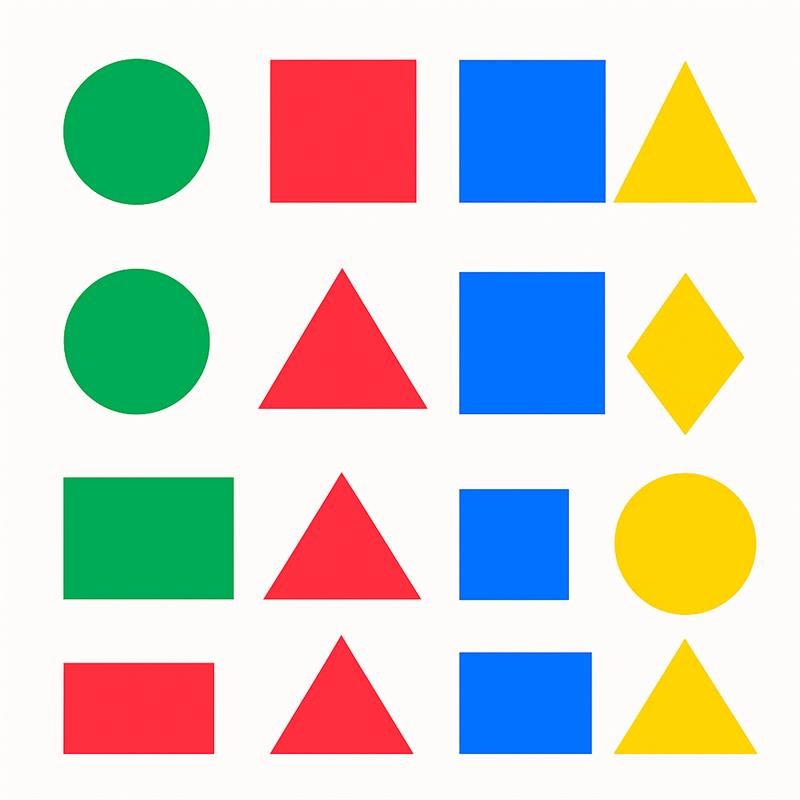
#> input picture CodigosClase/figura.png, 800 x 800 px
$ python SeparaColor.py
#> lines starting #> are read from the running program, lines starting #| are printed output that depends on the picture; after the words box and inside, x2 and y2 are one past the last pixel; in counts of white or black regions, pixels touching at a corner belong together
import cv2 as cv
import numpy as np

img = cv.imread('figura.png', 1)
#> img is the input picture: shape (800, 800, 3); mean B, G, R 200.1, 206.5, 205.1
hsv = cv.cvtColor(img, cv.COLOR_BGR2HSV)
#> hsv: shape (800, 800, 3); mean H, S, V 57.3, 89, 246
ubb=(0, 100, 100)
uba=(10, 255, 255)
ubb2=(170, 100, 100)
uba2=(180, 255, 255)

# Crear la máscara para el color rojo
mask1 = cv.inRange(hsv, ubb, uba)
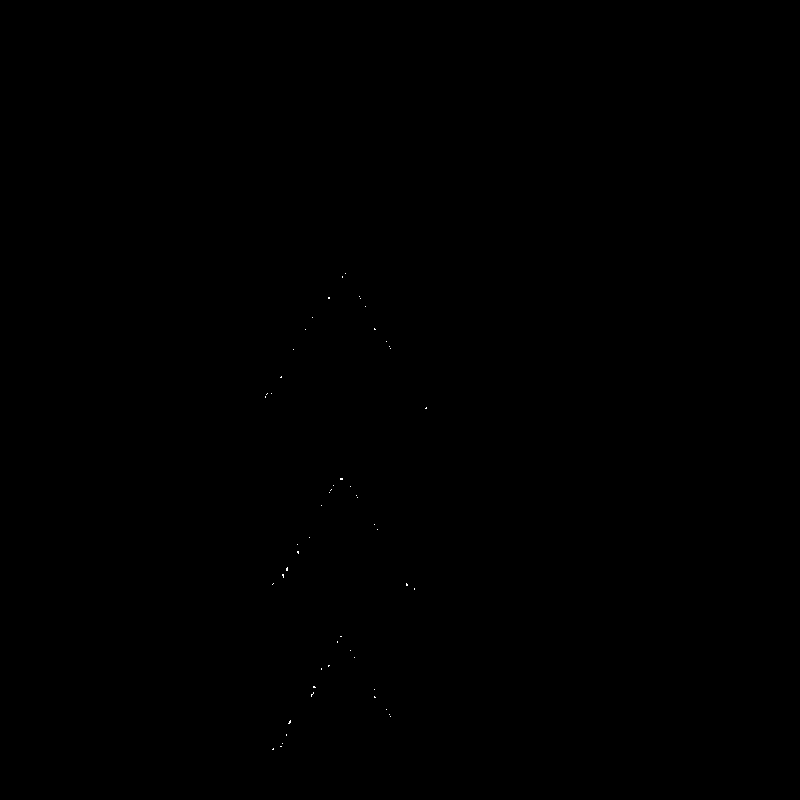
#> mask1: shape (800, 800); 0.02% white in thin lines or dots, all inside (x1, y1, x2, y2) = (265, 273, 427, 750)
mask2 = cv.inRange(hsv, ubb2, uba2)
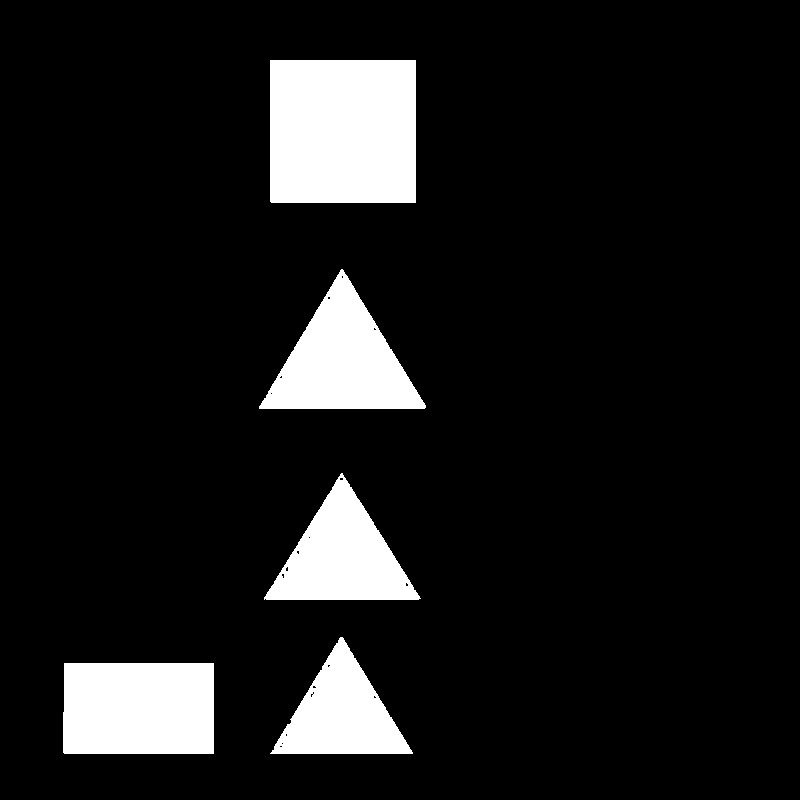
#> mask2: shape (800, 800); 10.2% white; 5 white regions, box (x1, y1, x2, y2) and area: (270, 60, 416, 203) 20877, (63, 663, 214, 754) 13691, (259, 269, 426, 409) 11965, (264, 473, 421, 600) 10116, (270, 637, 413, 754) 8520
mask = mask1 + mask2
#> mask: shape (800, 800); 10.2% white; 5 white regions, box (x1, y1, x2, y2) and area: (270, 60, 416, 203) 20877, (63, 663, 214, 754) 13691, (259, 269, 427, 409) 11995, (264, 473, 421, 600) 10161, (270, 636, 413, 754) 8564

# --- Nuevo código para encontrar el centroide sin contornos ---
# Obtener las coordenadas de todos los píxeles blancos (valor 255) en la máscara
y_coords, x_coords = np.where(mask == 255)

if len(x_coords) > 0:
    # Calcular el promedio de las coordenadas X e Y para encontrar el centroide
    cX = int(np.mean(x_coords))
#> cX = 299
    cY = int(np.mean(y_coords))
#> cY = 437

    # Dibujar un círculo en el centro de la "mancha"
    cv.circle(img, (cX, cY), 5, (0, 255, 0), -1)
#> img: shape (800, 800, 3); 0.01% of pixels changed, all inside (x1, y1, x2, y2) = (294, 432, 305, 443)
    cv.putText(img, f"({cX}, {cY})", (cX + 10, cY), cv.FONT_HERSHEY_SIMPLEX, 0.5, (0, 255, 0), 2)
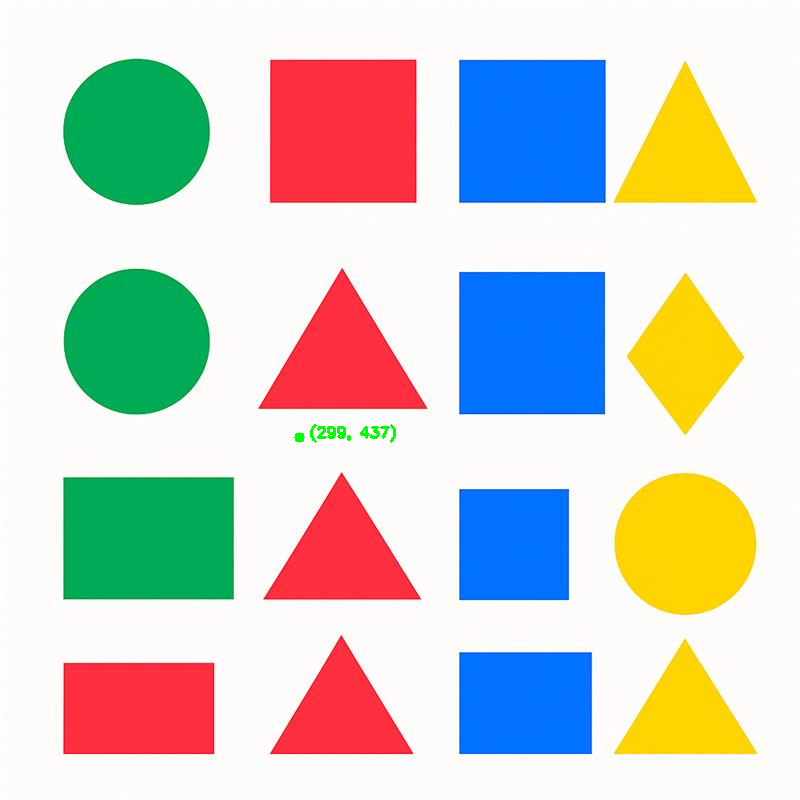
#> img: shape (800, 800, 3); mean B, G, R 199.9, 206.5, 204.8

    print(f"Coordenadas del centro de la mancha roja: ({cX}, {cY})")
#| Coordenadas del centro de la mancha roja: (299, 437)
else:
    print("No se encontraron píxeles de color rojo.")

# --- Fin del nuevo código ---
res = cv.bitwise_and(img, img, mask=mask)
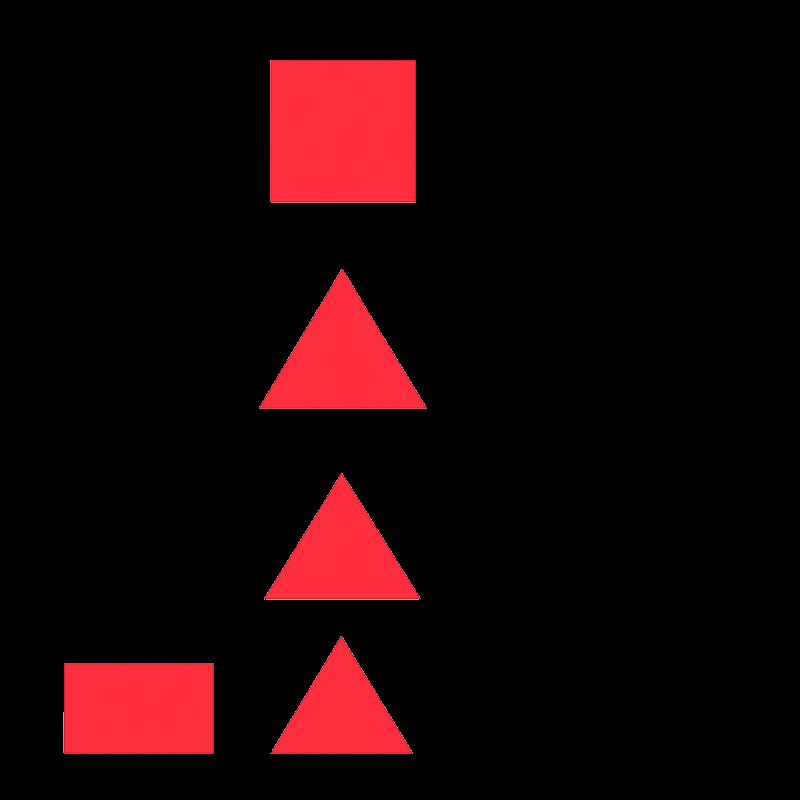
#> res: shape (800, 800, 3); mean B, G, R 6.5, 4.8, 25.7
cv.imshow('mask', mask)
cv.imshow('res', res)
cv.imshow('img', img)
cv.waitKey(0)
cv.destroyAllWindows()

# [18 lines of commented-out code are left out]
